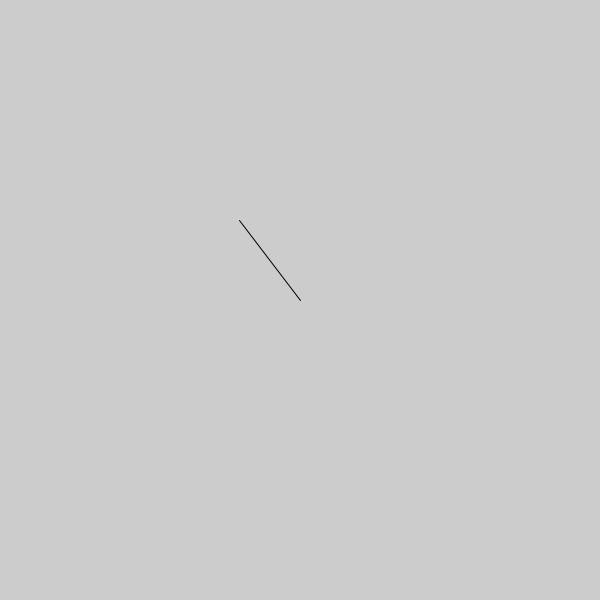
Frame 1 (no input)
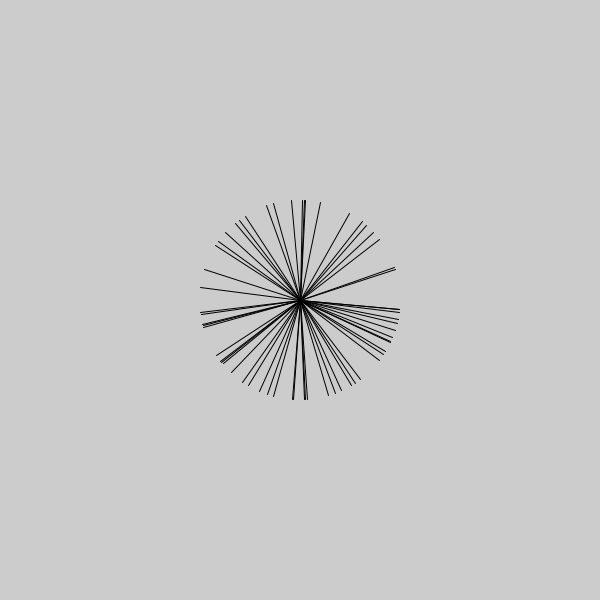
Frame 60 (the mouse pressed at the canvas centre just before this capture)
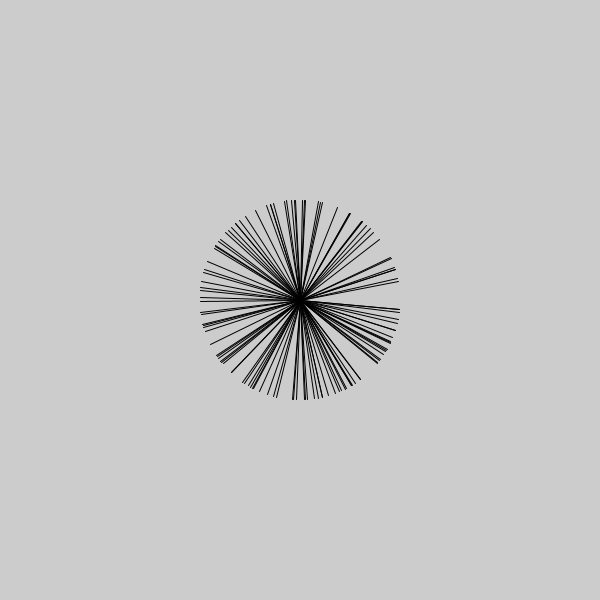
Frame 120 (the mouse held since frame 60 and released just before this capture)

The Processing sketch that drew these frames (run headless with seeded random() and noise(); from frame 60 on, the mouse is pressed at the canvas centre):

// Processing sketch: spinning_wheel
// ── spinning_wheel.pde
void setup() {
  size(600, 600);
}

void draw() {
  //background(255);
  float r = random(TWO_PI);
  line(width/2, height/2, width/2 + cos(r) * 100, height/2 + sin(r) *100);
}
